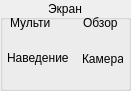
    <widget class="QGroupBox" name="groupBox_3">
     <property name="geometry">
      <rect>
       <x>140</x>
       <y>15</y>
       <width>131</width>
       <height>91</height>
      </rect>
     </property>
     <property name="title">
      <string>Экран</string>
     </property>
     <property name="alignment">
      <set>Qt::AlignCenter</set>
     </property>
     <widget class="QPushButton" name="btnPultScreenMulti">
      <property name="geometry">
       <rect>
        <x>20</x>
        <y>30</y>
        <width>20</width>
        <height>20</height>
       </rect>
      </property>
      <property name="maximumSize">
       <size>
        <width>22</width>
        <height>22</height>
       </size>
      </property>
      <property name="text">
       <string/>
      </property>
      <property name="icon">
       <iconset resource="images.qrc">
        <normaloff>:/resourses/greenBtnOff.png</normaloff>:/resourses/greenBtnOff.png</iconset>
      </property>
      <property name="iconSize">
       <size>
        <width>20</width>
        <height>20</height>
       </size>
      </property>
      <property name="flat">
       <bool>true</bool>
      </property>
     </widget>
     <widget class="QPushButton" name="btnPultScreenObzor">
      <property name="geometry">
       <rect>
        <x>90</x>
        <y>30</y>
        <width>20</width>
        <height>20</height>
       </rect>
      </property>
      <property name="maximumSize">
       <size>
        <width>22</width>
        <height>22</height>
       </size>
      </property>
      <property name="text">
       <string/>
      </property>
      <property name="icon">
       <iconset resource="images.qrc">
        <normaloff>:/resourses/greenBtnOff.png</normaloff>:/resourses/greenBtnOff.png</iconset>
      </property>
      <property name="iconSize">
       <size>
        <width>20</width>
        <height>20</height>
       </size>
      </property>
      <property name="flat">
       <bool>true</bool>
      </property>
     </widget>
     <widget class="QPushButton" name="btnPultScreenNaved">
      <property name="geometry">
       <rect>
        <x>20</x>
        <y>65</y>
        <width>20</width>
        <height>20</height>
       </rect>
      </property>
      <property name="maximumSize">
       <size>
        <width>22</width>
        <height>22</height>
       </size>
      </property>
      <property name="text">
       <string/>
      </property>
      <property name="icon">
       <iconset resource="images.qrc">
        <normaloff>:/resourses/greenBtnOff.png</normaloff>:/resourses/greenBtnOff.png</iconset>
      </property>
      <property name="iconSize">
       <size>
        <width>20</width>
        <height>20</height>
       </size>
      </property>
      <property name="flat">
       <bool>true</bool>
      </property>
     </widget>
     <widget class="QPushButton" name="btnPultScreenCamera">
      <property name="geometry">
       <rect>
        <x>90</x>
        <y>66</y>
        <width>20</width>
        <height>20</height>
       </rect>
      </property>
      <property name="maximumSize">
       <size>
        <width>22</width>
        <height>22</height>
       </size>
      </property>
      <property name="text">
       <string/>
      </property>
      <property name="icon">
       <iconset resource="images.qrc">
        <normaloff>:/resourses/greenBtnOff.png</normaloff>:/resourses/greenBtnOff.png</iconset>
      </property>
      <property name="iconSize">
       <size>
        <width>20</width>
        <height>20</height>
       </size>
      </property>
      <property name="flat">
       <bool>true</bool>
      </property>
     </widget>
     <widget class="QLabel" name="label_5">
      <property name="geometry">
       <rect>
        <x>10</x>
        <y>15</y>
        <width>41</width>
        <height>16</height>
       </rect>
      </property>
      <property name="text">
       <string>Мульти</string>
      </property>
     </widget>
     <widget class="QLabel" name="label_6">
      <property name="geometry">
       <rect>
        <x>7</x>
        <y>50</y>
        <width>61</width>
        <height>16</height>
       </rect>
      </property>
      <property name="text">
       <string>Наведение</string>
      </property>
     </widget>
     <widget class="QLabel" name="label_7">
      <property name="geometry">
       <rect>
        <x>83</x>
        <y>15</y>
        <width>41</width>
        <height>16</height>
       </rect>
      </property>
      <property name="text">
       <string>Обзор</string>
      </property>
     </widget>
     <widget class="QLabel" name="label_8">
      <property name="geometry">
       <rect>
        <x>82</x>
        <y>51</y>
        <width>41</width>
        <height>16</height>
       </rect>
      </property>
      <property name="text">
       <string>Камера</string>
      </property>
     </widget>
    </widget>
